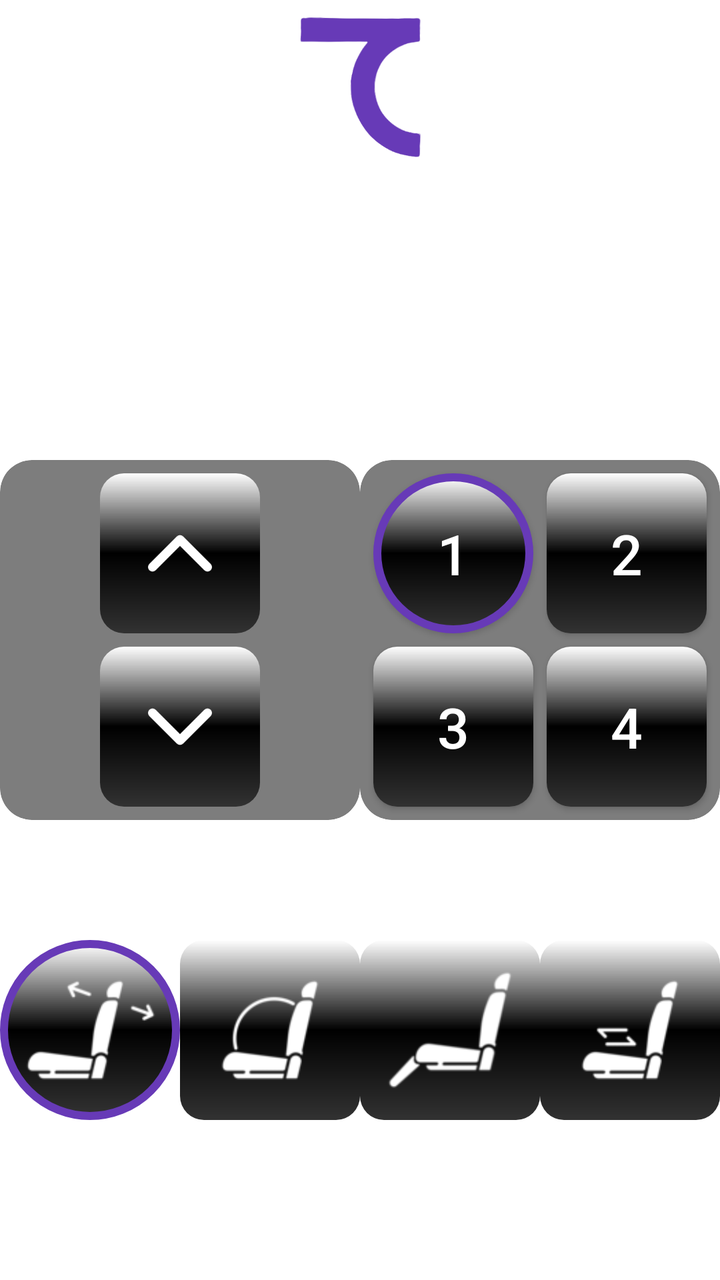
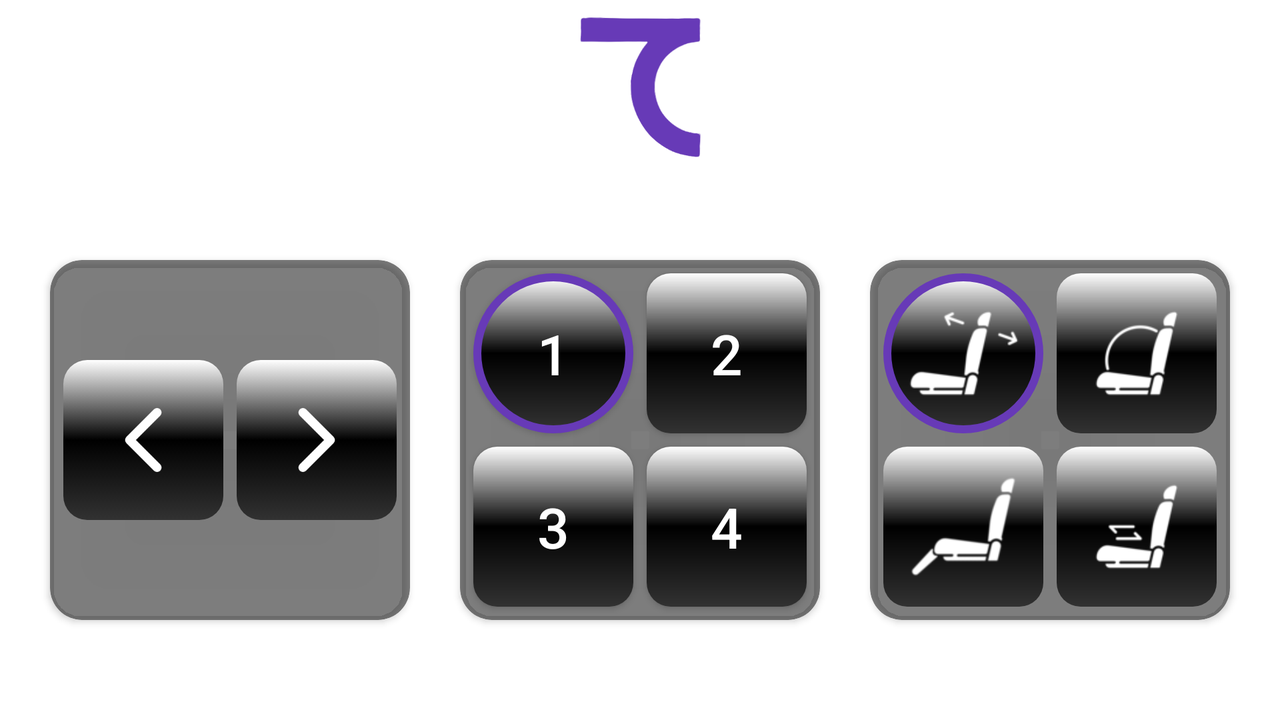

Two renders of one Android screen. The first uses the default layout on a phone; the second uses the alternative layout the repository ships for a different screen configuration, on a matching device. The two XML files are below.
<!-- AndroidManifest.xml: application theme Theme.BlackBeaty2 -->
<!-- res/layout/activity_seat.xml -->
<?xml version="1.0" encoding="utf-8"?>
<androidx.constraintlayout.widget.ConstraintLayout xmlns:android="http://schemas.android.com/apk/res/android"
    xmlns:app="http://schemas.android.com/apk/res-auto"
    xmlns:tools="http://schemas.android.com/tools"
    android:layout_width="match_parent"
    android:layout_height="match_parent"
    android:background="@drawable/background_img"
    tools:context=".ui.SeatActivity">

    <ImageView
        android:id="@+id/imageView3"
        android:layout_width="72dp"
        android:layout_height="72dp"
        android:layout_marginTop="8dp"
        android:src="@drawable/logo"
        app:layout_constraintEnd_toEndOf="parent"
        app:layout_constraintStart_toStartOf="parent"
        app:layout_constraintTop_toTopOf="parent"
        app:tint="#673AB7" />

    <androidx.cardview.widget.CardView
        android:id="@+id/directionsCard"
        android:layout_width="180dp"
        android:layout_height="180dp"
        android:backgroundTint="#99272727"
        app:cardCornerRadius="16dp"
        app:cardElevation="0dp"
        app:layout_constraintBottom_toBottomOf="parent"
        app:layout_constraintEnd_toStartOf="@+id/seatPositionCard"
        app:layout_constraintHorizontal_bias="0.5"
        app:layout_constraintStart_toStartOf="parent"
        app:layout_constraintTop_toTopOf="parent">

        <androidx.constraintlayout.widget.ConstraintLayout
            android:layout_width="match_parent"
            android:layout_height="match_parent">

            <ImageView
                android:id="@+id/seatPartUpButton"
                android:layout_width="80dp"
                android:layout_height="80dp"
                android:background="@drawable/button_bg"
                android:padding="24dp"
                android:src="@drawable/up_icon"
                android:visibility="visible"
                app:layout_constraintBottom_toTopOf="@+id/seatPartDownButton"
                app:layout_constraintEnd_toEndOf="parent"
                app:layout_constraintHorizontal_bias="0.5"
                app:layout_constraintStart_toStartOf="parent"
                app:layout_constraintTop_toTopOf="parent"
                app:tint="@color/white" />

            <ImageView
                android:id="@+id/seatPartDownButton"
                android:layout_width="80dp"
                android:layout_height="80dp"
                android:background="@drawable/button_bg"
                android:padding="24dp"
                android:src="@drawable/down_icon"
                android:visibility="visible"
                app:layout_constraintBottom_toBottomOf="parent"
                app:layout_constraintEnd_toEndOf="parent"
                app:layout_constraintHorizontal_bias="0.5"
                app:layout_constraintStart_toStartOf="parent"
                app:layout_constraintTop_toBottomOf="@+id/seatPartUpButton"
                app:tint="@color/white" />


            <ImageView
                android:id="@+id/seatPartLeftButton"
                android:layout_width="80dp"
                android:layout_height="80dp"
                android:background="@drawable/button_bg"
                android:padding="24dp"
                android:visibility="gone"
                android:src="@drawable/left_icon"
                app:layout_constraintBottom_toBottomOf="parent"
                app:layout_constraintEnd_toStartOf="@+id/seatPartRightButton"
                app:layout_constraintHorizontal_bias="0.5"
                app:layout_constraintStart_toStartOf="parent"
                app:layout_constraintTop_toTopOf="parent"
                app:tint="@color/white" />

            <ImageView
                android:id="@+id/seatPartRightButton"
                android:layout_width="80dp"
                android:layout_height="80dp"
                android:background="@drawable/button_bg"
                android:padding="24dp"
                android:visibility="gone"
                android:src="@drawable/right_icon"
                app:layout_constraintBottom_toBottomOf="parent"
                app:layout_constraintEnd_toEndOf="parent"
                app:layout_constraintHorizontal_bias="0.5"
                app:layout_constraintStart_toEndOf="@+id/seatPartLeftButton"
                app:layout_constraintTop_toTopOf="parent"
                app:tint="@color/white" />


        </androidx.constraintlayout.widget.ConstraintLayout>

    </androidx.cardview.widget.CardView>

    <androidx.cardview.widget.CardView
        android:id="@+id/seatPositionCard"
        android:layout_width="180dp"
        android:layout_height="180dp"
        android:backgroundTint="#99272727"
        app:cardCornerRadius="16dp"
        app:cardElevation="0dp"
        app:layout_constraintBottom_toBottomOf="parent"
        app:layout_constraintEnd_toEndOf="parent"
        app:layout_constraintHorizontal_bias="0.5"
        app:layout_constraintStart_toEndOf="@+id/directionsCard"
        app:layout_constraintTop_toTopOf="parent">

        <androidx.constraintlayout.widget.ConstraintLayout
            android:layout_width="match_parent"
            android:layout_height="match_parent">

            <androidx.appcompat.widget.AppCompatButton
                android:id="@+id/seatPos1Button"
                android:layout_width="80dp"
                android:layout_height="80dp"
                android:background="@drawable/button_selected_bg"
                android:text="1"
                android:textAllCaps="true"
                android:textColor="@color/white"
                android:textSize="28sp"
                app:layout_constraintBottom_toTopOf="@+id/seatPos3Button"
                app:layout_constraintEnd_toStartOf="@+id/seatPos2Button"
                app:layout_constraintHorizontal_bias="0.5"
                app:layout_constraintStart_toStartOf="parent"
                app:layout_constraintTop_toTopOf="parent" />

            <androidx.appcompat.widget.AppCompatButton
                android:id="@+id/seatPos2Button"
                android:layout_width="80dp"
                android:layout_height="80dp"
                android:background="@drawable/button_bg"
                android:text="2"
                android:textAllCaps="true"
                android:textColor="@color/white"
                android:textSize="28sp"
                app:layout_constraintBottom_toTopOf="@+id/seatPos4Button"
                app:layout_constraintEnd_toEndOf="parent"
                app:layout_constraintHorizontal_bias="0.5"
                app:layout_constraintStart_toEndOf="@+id/seatPos1Button"
                app:layout_constraintTop_toTopOf="parent" />

            <androidx.appcompat.widget.AppCompatButton
                android:id="@+id/seatPos3Button"
                android:layout_width="80dp"
                android:layout_height="80dp"
                android:background="@drawable/button_bg"
                android:text="3"
                android:textAllCaps="true"
                android:textColor="@color/white"
                android:textSize="28sp"
                app:layout_constraintBottom_toBottomOf="parent"
                app:layout_constraintEnd_toStartOf="@+id/seatPos4Button"
                app:layout_constraintHorizontal_bias="0.5"
                app:layout_constraintStart_toStartOf="parent"
                app:layout_constraintTop_toBottomOf="@+id/seatPos1Button" />


            <androidx.appcompat.widget.AppCompatButton
                android:id="@+id/seatPos4Button"
                android:layout_width="80dp"
                android:layout_height="80dp"
                android:background="@drawable/button_bg"
                android:text="4"
                android:textAllCaps="true"
                android:textColor="@color/white"
                android:textSize="28sp"
                app:layout_constraintBottom_toBottomOf="parent"
                app:layout_constraintEnd_toEndOf="parent"
                app:layout_constraintHorizontal_bias="0.5"
                app:layout_constraintStart_toEndOf="@+id/seatPos3Button"
                app:layout_constraintTop_toBottomOf="@+id/seatPos2Button" />


        </androidx.constraintlayout.widget.ConstraintLayout>
    </androidx.cardview.widget.CardView>

    <ImageView
        android:id="@+id/headButton"
        android:layout_width="90dp"
        android:layout_height="90dp"
        android:layout_marginBottom="80dp"
        android:background="@drawable/button_selected_bg"
        android:src="@drawable/seat_head"
        android:padding="12dp"
        app:tint="#fff"
        app:layout_constraintBottom_toBottomOf="parent"
        app:layout_constraintEnd_toStartOf="@+id/backButton"
        app:layout_constraintHorizontal_bias="0.5"
        app:layout_constraintStart_toStartOf="parent" />

    <ImageView
        android:id="@+id/backButton"
        android:layout_width="90dp"
        android:layout_height="90dp"
        android:background="@drawable/button_bg"
        android:src="@drawable/seat_back"
        android:padding="12dp"
        app:tint="#fff"
        app:layout_constraintBottom_toBottomOf="@+id/headButton"
        app:layout_constraintEnd_toStartOf="@+id/legButton"
        app:layout_constraintHorizontal_bias="0.5"
        app:layout_constraintStart_toEndOf="@+id/headButton" />

    <ImageView
        android:id="@+id/legButton"
        android:layout_width="90dp"
        android:layout_height="90dp"
        android:background="@drawable/button_bg"
        android:src="@drawable/seat_leg"
        android:padding="12dp"
        app:tint="#fff"
        app:layout_constraintBottom_toBottomOf="@+id/backButton"
        app:layout_constraintEnd_toStartOf="@+id/moveButton"
        app:layout_constraintHorizontal_bias="0.5"
        app:layout_constraintStart_toEndOf="@+id/backButton" />

    <ImageView
        android:id="@+id/moveButton"
        android:layout_width="90dp"
        android:layout_height="90dp"
        android:background="@drawable/button_bg"
        android:src="@drawable/seat_rails"
        android:padding="12dp"
        app:tint="#fff"
        app:layout_constraintBottom_toBottomOf="@+id/headButton"
        app:layout_constraintEnd_toEndOf="parent"
        app:layout_constraintHorizontal_bias="0.5"
        app:layout_constraintStart_toEndOf="@+id/legButton" />

    <TextView
        android:id="@+id/connectionStatus"
        android:layout_width="match_parent"
        android:layout_height="match_parent"
        android:gravity="center"
        android:background="#EB272727"
        android:elevation="4dp"
        android:text="Ожидание подключения..."
        android:textColor="@color/white"
        android:textSize="24sp"
        android:visibility="gone"
        android:clickable="true"
        app:layout_constraintBottom_toBottomOf="parent"
        app:layout_constraintEnd_toEndOf="parent"
        app:layout_constraintStart_toStartOf="parent"
        app:layout_constraintTop_toTopOf="parent" />


</androidx.constraintlayout.widget.ConstraintLayout>
<!-- resources referenced by this layout -->
<resources>
  <color name="white">#FFFFFFFF</color>
  <!-- drawable button_bg (drawable) -->
  <?xml version="1.0" encoding="utf-8"?>
  <shape xmlns:android="http://schemas.android.com/apk/res/android"
      android:shape="rectangle">
  
      <gradient
          android:startColor="#323232"
          android:endColor="#FFFFFF"
          android:centerColor="#000000"
          android:angle="90"/>
  
      <corners android:radius="12dp"/>
  
  </shape>
  <!-- drawable button_selected_bg (drawable) -->
  <?xml version="1.0" encoding="utf-8"?>
  <shape xmlns:android="http://schemas.android.com/apk/res/android"
      android:shape="oval">
  
      <gradient
          android:angle="90"
          android:centerColor="#000000"
          android:endColor="#FFFFFF"
          android:startColor="#323232" />
  
      <corners android:radius="12dp" />
      <stroke
          android:width="4dp"
          android:color="#673AB7" />
  
  </shape>
  <!-- drawable down_icon: png bitmap (drawable, 1441 bytes) -->
  <!-- drawable left_icon: png bitmap (drawable, 1452 bytes) -->
  <!-- drawable logo: png bitmap (drawable, 50995 bytes) -->
  <!-- drawable right_icon: png bitmap (drawable, 1409 bytes) -->
  <!-- drawable seat_back: png bitmap (drawable, 1954 bytes) -->
  <!-- drawable seat_head: png bitmap (drawable, 1882 bytes) -->
  <!-- drawable seat_leg: png bitmap (drawable, 1953 bytes) -->
  <!-- drawable seat_rails: png bitmap (drawable, 1736 bytes) -->
  <!-- drawable up_icon: png bitmap (drawable, 1377 bytes) -->
  <style name="Theme.BlackBeaty2" parent="Theme.MaterialComponents.DayNight.NoActionBar">
          
          <item name="colorPrimary">@color/purple_500</item>
          <item name="colorPrimaryVariant">@color/purple_700</item>
          <item name="colorOnPrimary">@color/white</item>
          
          <item name="colorSecondary">@color/teal_200</item>
          <item name="colorSecondaryVariant">@color/teal_700</item>
          <item name="colorOnSecondary">@color/black</item>
          
          <item name="android:statusBarColor">#070707</item>
          
      </style>
  <color name="purple_500">#FF6200EE</color>
  <color name="purple_700">#FF3700B3</color>
  <color name="teal_200">#FF03DAC5</color>
  <color name="teal_700">#FF018786</color>
  <color name="black">#FF000000</color>
</resources>
<!-- res/layout-land/activity_seat.xml (the author's variant of the layout above) -->
<!-- drawn on the phone turned sideways -->
<?xml version="1.0" encoding="utf-8"?>
<androidx.constraintlayout.widget.ConstraintLayout xmlns:android="http://schemas.android.com/apk/res/android"
    xmlns:app="http://schemas.android.com/apk/res-auto"
    xmlns:tools="http://schemas.android.com/tools"
    android:layout_width="match_parent"
    android:layout_height="match_parent"
    android:background="@drawable/background_img"
    tools:context=".ui.SeatActivity">

    <ImageView
        android:id="@+id/imageView3"
        android:layout_width="72dp"
        android:layout_height="72dp"
        android:layout_marginTop="8dp"
        android:src="@drawable/logo"
        app:layout_constraintEnd_toEndOf="parent"
        app:layout_constraintStart_toStartOf="parent"
        app:layout_constraintTop_toTopOf="parent"
        app:tint="#673AB7" />

    <androidx.cardview.widget.CardView
        android:id="@+id/directionsCard"
        android:layout_width="180dp"
        android:layout_height="180dp"
        android:backgroundTint="#99272727"
        app:cardCornerRadius="16dp"
        app:layout_constraintBottom_toBottomOf="parent"
        app:layout_constraintEnd_toStartOf="@+id/seatPositionCard"
        app:layout_constraintHorizontal_bias="0.5"
        app:layout_constraintStart_toStartOf="parent"
        app:layout_constraintTop_toBottomOf="@+id/imageView3">

        <androidx.constraintlayout.widget.ConstraintLayout
            android:layout_width="match_parent"
            android:layout_height="match_parent">

            <ImageView
                android:id="@+id/seatPartUpButton"
                android:layout_width="80dp"
                android:layout_height="80dp"
                android:background="@drawable/button_background"
                android:padding="24dp"
                android:src="@drawable/up_icon"
                android:visibility="gone"
                app:layout_constraintBottom_toTopOf="@+id/seatPartDownButton"
                app:layout_constraintEnd_toEndOf="parent"
                app:layout_constraintHorizontal_bias="0.5"
                app:layout_constraintStart_toStartOf="parent"
                app:layout_constraintTop_toTopOf="parent"
                app:tint="@color/white" />

            <ImageView
                android:id="@+id/seatPartDownButton"
                android:layout_width="80dp"
                android:layout_height="80dp"
                android:background="@drawable/button_background"
                android:padding="24dp"
                android:src="@drawable/down_icon"
                android:visibility="gone"
                app:layout_constraintBottom_toBottomOf="parent"
                app:layout_constraintEnd_toEndOf="parent"
                app:layout_constraintHorizontal_bias="0.5"
                app:layout_constraintStart_toStartOf="parent"
                app:layout_constraintTop_toBottomOf="@+id/seatPartUpButton"
                app:tint="@color/white" />


            <ImageView
                android:id="@+id/seatPartLeftButton"
                android:layout_width="80dp"
                android:layout_height="80dp"
                android:background="@drawable/button_background"
                android:padding="24dp"
                android:src="@drawable/left_icon"
                app:layout_constraintBottom_toBottomOf="parent"
                app:layout_constraintEnd_toStartOf="@+id/seatPartRightButton"
                app:layout_constraintHorizontal_bias="0.5"
                app:layout_constraintStart_toStartOf="parent"
                app:layout_constraintTop_toTopOf="parent"
                app:tint="@color/white" />

            <ImageView
                android:id="@+id/seatPartRightButton"
                android:layout_width="80dp"
                android:layout_height="80dp"
                android:background="@drawable/button_background"
                android:padding="24dp"
                android:src="@drawable/right_icon"
                app:layout_constraintBottom_toBottomOf="parent"
                app:layout_constraintEnd_toEndOf="parent"
                app:layout_constraintHorizontal_bias="0.5"
                app:layout_constraintStart_toEndOf="@+id/seatPartLeftButton"
                app:layout_constraintTop_toTopOf="parent"
                app:tint="@color/white" />


        </androidx.constraintlayout.widget.ConstraintLayout>

    </androidx.cardview.widget.CardView>

    <androidx.cardview.widget.CardView
        android:id="@+id/seatPositionCard"
        android:layout_width="180dp"
        android:layout_height="180dp"
        android:backgroundTint="#99272727"
        app:cardCornerRadius="16dp"
        app:layout_constraintEnd_toStartOf="@+id/partsCard"
        app:layout_constraintHorizontal_bias="0.5"
        app:layout_constraintStart_toEndOf="@+id/directionsCard"
        app:layout_constraintTop_toTopOf="@+id/directionsCard">

        <androidx.constraintlayout.widget.ConstraintLayout
            android:layout_width="match_parent"
            android:layout_height="match_parent">

            <androidx.appcompat.widget.AppCompatButton
                android:id="@+id/seatPos1Button"
                android:layout_width="80dp"
                android:layout_height="80dp"
                android:background="@drawable/button_selected_bg"
                android:text="1"
                android:textAllCaps="true"
                android:textColor="@color/white"
                android:textSize="28sp"
                app:layout_constraintBottom_toTopOf="@+id/seatPos3Button"
                app:layout_constraintEnd_toStartOf="@+id/seatPos2Button"
                app:layout_constraintHorizontal_bias="0.5"
                app:layout_constraintStart_toStartOf="parent"
                app:layout_constraintTop_toTopOf="parent" />

            <androidx.appcompat.widget.AppCompatButton
                android:id="@+id/seatPos2Button"
                android:layout_width="80dp"
                android:layout_height="80dp"
                android:background="@drawable/button_bg"
                android:text="2"
                android:textAllCaps="true"
                android:textColor="@color/white"
                android:textSize="28sp"
                app:layout_constraintBottom_toTopOf="@+id/seatPos4Button"
                app:layout_constraintEnd_toEndOf="parent"
                app:layout_constraintHorizontal_bias="0.5"
                app:layout_constraintStart_toEndOf="@+id/seatPos1Button"
                app:layout_constraintTop_toTopOf="parent" />

            <androidx.appcompat.widget.AppCompatButton
                android:id="@+id/seatPos3Button"
                android:layout_width="80dp"
                android:layout_height="80dp"
                android:background="@drawable/button_bg"
                android:text="3"
                android:textAllCaps="true"
                android:textColor="@color/white"
                android:textSize="28sp"
                app:layout_constraintBottom_toBottomOf="parent"
                app:layout_constraintEnd_toStartOf="@+id/seatPos4Button"
                app:layout_constraintHorizontal_bias="0.5"
                app:layout_constraintStart_toStartOf="parent"
                app:layout_constraintTop_toBottomOf="@+id/seatPos1Button" />


            <androidx.appcompat.widget.AppCompatButton
                android:id="@+id/seatPos4Button"
                android:layout_width="80dp"
                android:layout_height="80dp"
                android:background="@drawable/button_bg"
                android:text="4"
                android:textAllCaps="true"
                android:textColor="@color/white"
                android:textSize="28sp"
                app:layout_constraintBottom_toBottomOf="parent"
                app:layout_constraintEnd_toEndOf="parent"
                app:layout_constraintHorizontal_bias="0.5"
                app:layout_constraintStart_toEndOf="@+id/seatPos3Button"
                app:layout_constraintTop_toBottomOf="@+id/seatPos2Button" />


        </androidx.constraintlayout.widget.ConstraintLayout>
    </androidx.cardview.widget.CardView>

    <androidx.cardview.widget.CardView
        android:id="@+id/partsCard"
        android:layout_width="180dp"
        android:layout_height="180dp"
        android:backgroundTint="#99272727"
        app:cardCornerRadius="16dp"
        app:layout_constraintEnd_toEndOf="parent"
        app:layout_constraintHorizontal_bias="0.5"
        app:layout_constraintStart_toEndOf="@+id/seatPositionCard"
        app:layout_constraintTop_toTopOf="@+id/directionsCard">

        <androidx.constraintlayout.widget.ConstraintLayout
            android:layout_width="match_parent"
            android:layout_height="match_parent">

            <ImageView
                android:id="@+id/headButton"
                android:layout_width="80dp"
                android:layout_height="80dp"
                android:background="@drawable/button_selected_bg"
                android:padding="12dp"
                android:src="@drawable/seat_head"
                app:layout_constraintBottom_toTopOf="@+id/legButton"
                app:layout_constraintEnd_toStartOf="@+id/backButton"
                app:layout_constraintHorizontal_bias="0.5"
                app:layout_constraintStart_toStartOf="parent"
                app:layout_constraintTop_toTopOf="parent"
                app:tint="@color/white" />

            <ImageView
                android:id="@+id/backButton"
                android:layout_width="80dp"
                android:layout_height="80dp"
                android:background="@drawable/button_bg"
                android:padding="12dp"
                android:src="@drawable/seat_back"
                app:layout_constraintBottom_toTopOf="@+id/moveButton"
                app:layout_constraintEnd_toEndOf="parent"
                app:layout_constraintHorizontal_bias="0.5"
                app:layout_constraintStart_toEndOf="@+id/headButton"
                app:layout_constraintTop_toTopOf="parent"
                app:tint="@color/white" />

            <ImageView
                android:id="@+id/legButton"
                android:layout_width="80dp"
                android:layout_height="80dp"
                android:background="@drawable/button_bg"
                android:padding="12dp"
                android:src="@drawable/seat_leg"
                app:layout_constraintBottom_toBottomOf="parent"
                app:layout_constraintEnd_toStartOf="@+id/moveButton"
                app:layout_constraintHorizontal_bias="0.5"
                app:layout_constraintStart_toStartOf="parent"
                app:layout_constraintTop_toBottomOf="@+id/headButton"
                app:tint="@color/white" />

            <ImageView
                android:id="@+id/moveButton"
                android:layout_width="80dp"
                android:layout_height="80dp"
                android:background="@drawable/button_bg"
                android:padding="12dp"
                android:src="@drawable/seat_rails"
                app:layout_constraintBottom_toBottomOf="parent"
                app:layout_constraintEnd_toEndOf="parent"
                app:layout_constraintHorizontal_bias="0.5"
                app:layout_constraintStart_toEndOf="@+id/legButton"
                app:layout_constraintTop_toBottomOf="@+id/backButton"
                app:tint="@color/white" />
        </androidx.constraintlayout.widget.ConstraintLayout>
    </androidx.cardview.widget.CardView>

    <TextView
        android:id="@+id/connectionStatus"
        android:layout_width="match_parent"
        android:layout_height="match_parent"
        android:background="#EB272727"
        android:clickable="true"
        android:elevation="4dp"
        android:gravity="center"
        android:text="Ожидание подключения..."
        android:textColor="@color/white"
        android:textSize="24sp"
        android:visibility="gone"
        app:layout_constraintBottom_toBottomOf="parent"
        app:layout_constraintEnd_toEndOf="parent"
        app:layout_constraintStart_toStartOf="parent"
        app:layout_constraintTop_toTopOf="parent" />


</androidx.constraintlayout.widget.ConstraintLayout>
<!-- resources referenced by the variant -->
<!-- as the phone turned sideways resolves them -->
<resources>
  <color name="white">#FFFFFFFF</color>
  <!-- drawable button_background (drawable) -->
  <?xml version="1.0" encoding="utf-8"?>
  <selector xmlns:android="http://schemas.android.com/apk/res/android">
  
  
      <item android:state_pressed="true">
          <shape android:shape="rectangle">
              <gradient
                  android:startColor="#323232"
                  android:endColor="#FFFFFF"
                  android:centerColor="#1B1B1B"
                  android:angle="90"/>
  
              <corners android:radius="12dp"/>
          </shape>
      </item>
  
      <item android:state_focused="true">
          <shape android:shape="rectangle">
              <gradient
                  android:startColor="#323232"
                  android:endColor="#FFFFFF"
                  android:centerColor="#000000"
                  android:angle="90"/>
  
              <corners android:radius="12dp"/>
          </shape>
      </item>
  
      <item android:state_focused="false" android:state_pressed="false">
          <shape android:shape="rectangle">
              <gradient
                  android:startColor="#323232"
                  android:endColor="#FFFFFF"
                  android:centerColor="#000000"
                  android:angle="90"/>
  
              <corners android:radius="12dp"/>
          </shape>
      </item>
  
  </selector>
  <!-- drawable button_bg (drawable) -->
  <?xml version="1.0" encoding="utf-8"?>
  <shape xmlns:android="http://schemas.android.com/apk/res/android"
      android:shape="rectangle">
  
      <gradient
          android:startColor="#323232"
          android:endColor="#FFFFFF"
          android:centerColor="#000000"
          android:angle="90"/>
  
      <corners android:radius="12dp"/>
  
  </shape>
  <!-- drawable button_selected_bg (drawable) -->
  <?xml version="1.0" encoding="utf-8"?>
  <shape xmlns:android="http://schemas.android.com/apk/res/android"
      android:shape="oval">
  
      <gradient
          android:angle="90"
          android:centerColor="#000000"
          android:endColor="#FFFFFF"
          android:startColor="#323232" />
  
      <corners android:radius="12dp" />
      <stroke
          android:width="4dp"
          android:color="#673AB7" />
  
  </shape>
  <!-- drawable down_icon: png bitmap (drawable, 1441 bytes) -->
  <!-- drawable left_icon: png bitmap (drawable, 1452 bytes) -->
  <!-- drawable logo: png bitmap (drawable, 50995 bytes) -->
  <!-- drawable right_icon: png bitmap (drawable, 1409 bytes) -->
  <!-- drawable seat_back: png bitmap (drawable, 1954 bytes) -->
  <!-- drawable seat_head: png bitmap (drawable, 1882 bytes) -->
  <!-- drawable seat_leg: png bitmap (drawable, 1953 bytes) -->
  <!-- drawable seat_rails: png bitmap (drawable, 1736 bytes) -->
  <!-- drawable up_icon: png bitmap (drawable, 1377 bytes) -->
  <style name="Theme.BlackBeaty2" parent="Theme.MaterialComponents.DayNight.NoActionBar">
          
          <item name="colorPrimary">@color/purple_500</item>
          <item name="colorPrimaryVariant">@color/purple_700</item>
          <item name="colorOnPrimary">@color/white</item>
          
          <item name="colorSecondary">@color/teal_200</item>
          <item name="colorSecondaryVariant">@color/teal_700</item>
          <item name="colorOnSecondary">@color/black</item>
          
          <item name="android:statusBarColor">#070707</item>
          
      </style>
  <color name="purple_500">#FF6200EE</color>
  <color name="purple_700">#FF3700B3</color>
  <color name="teal_200">#FF03DAC5</color>
  <color name="teal_700">#FF018786</color>
  <color name="black">#FF000000</color>
</resources>
